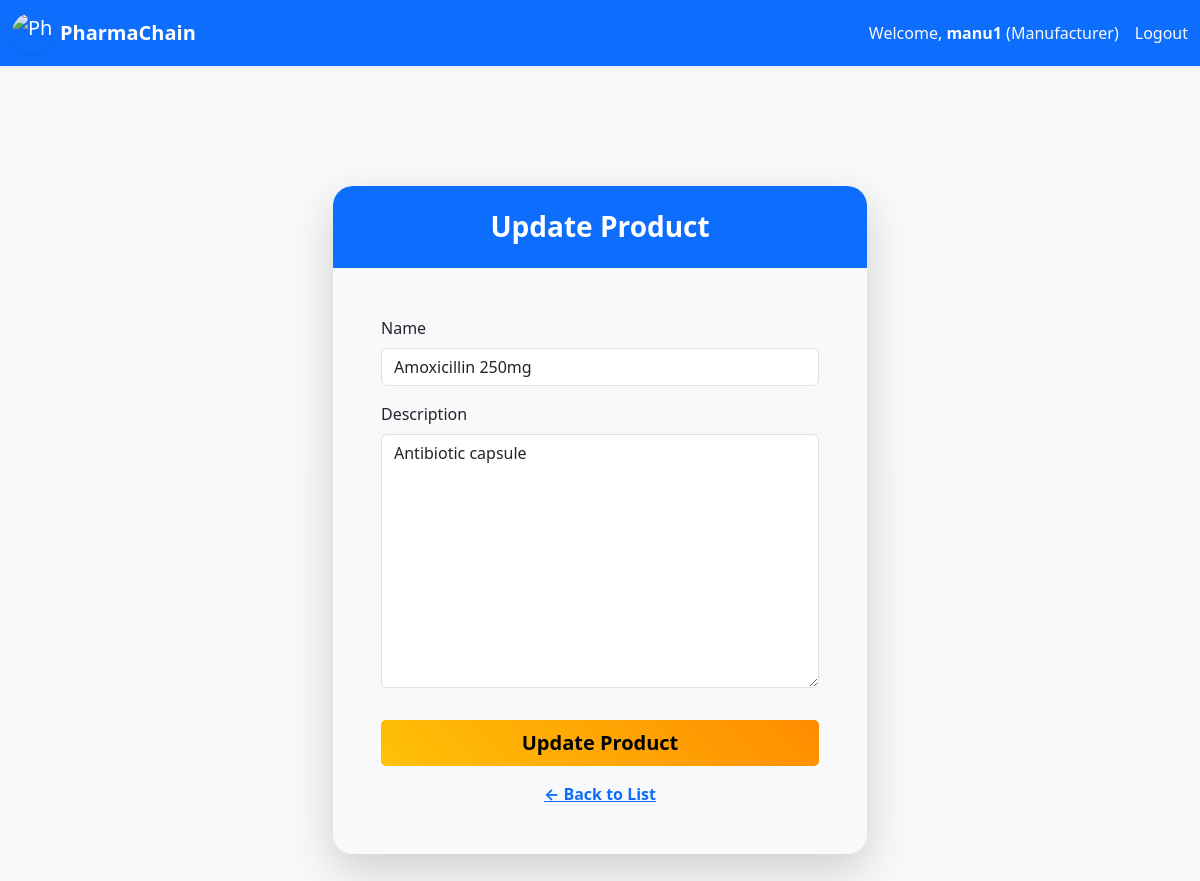
The app's page /products/2/update/ (signed in) with its own data.
### core/models.py (models this page shows, shortened)
class CustomUser(AbstractUser):
    ROLE_CHOICES = (
        ('admin', 'Admin'),
        ('supplier', 'Supplier'),
        ('manufacturer', 'Manufacturer'),
        ('wholesaler', 'Wholesaler'),
        ('distributor', 'Distributor'),
        ('customer', 'Customer'),
    )
    role = models.CharField(max_length=20, choices=ROLE_CHOICES)
    is_approved = models.BooleanField(default=False)  # Admin approves customers/stakeholders
    def __str__(self):
        return self.username

class Product(models.Model):
    name = models.CharField(max_length=255)
    description = models.TextField()
    created_by = models.ForeignKey(CustomUser, on_delete=models.CASCADE)
    created_at = models.DateTimeField(auto_now_add=True)

### core/views.py (the view)
# urls.py: path('products/<int:pk>/update/', views.product_update, name='product_update'),
@login_required
def product_update(request, pk):
    product = get_object_or_404(Product, pk=pk, created_by=request.user)
    if request.method == 'POST':
        form = ProductForm(request.POST, instance=product)
        if form.is_valid():
            form.save()
            messages.success(request, 'Product updated successfully!')
            return redirect('product_list')
    else:
        form = ProductForm(instance=product)
    return render(request, 'product_form.html', {'form': form, 'action': 'Update'})

### core/forms.py
class ProductForm(forms.ModelForm):
    class Meta:
        model = Product
        fields = ('name', 'description')

### templates/product_form.html (shortened to what this page needs)
{% extends 'base.html' %}
{% load static %}
{% load django_bootstrap5 %}
{% block content %}
<section class="bg-gradient text-white py-5" style="background: linear-gradient(135deg, #1e3c72 0%, #2a5298 100%); min-height: 100vh;">
    <div class="container py-5">
        <div class="row justify-content-center">
            <div class="col-lg-6">
                <div class="card border-0 shadow-lg animate__animated animate__fadeInUp" style="border-radius: 20px; overflow: hidden;">
                    <div class="card-header bg-primary text-white text-center py-4 border-0">
                        <h3 class="mb-0 fw-bold">{{ action }} Product</h3>
                    </div>
                    <div class="card-body p-5" style="background: #f8f9fa;">
                        <form method="post">
                            {% bootstrap_form form %}
                            <button type="submit" class="btn btn-warning btn-lg w-100 fw-bold mt-3">
                                {{ action }} Product
                            </button>
                        </form>
                        <div class="text-center mt-3">
                            <a href="{% url 'product_list' %}" class="text-primary fw-bold">← Back to List</a>
                        </div>
                    </div>
                </div>
            </div>
        </div>
    </div>
</section>
<link rel="stylesheet" href="https://cdnjs.cloudflare.com/ajax/libs/animate.css/4.1.1/animate.min.css"/>
<link href="https://cdn.jsdelivr.net/npm/bootstrap-icons@1.10.5/font/bootstrap-icons.css" rel="stylesheet">
{% endblock %}

### templates/base.html (shortened to what this page needs)
<!DOCTYPE html>
<html lang="en">
<head>
    {% load static %}
    {% load django_bootstrap5 %}
    <link href="https://cdn.jsdelivr.net/npm/bootstrap@5.3.0/dist/css/bootstrap.min.css" rel="stylesheet">
    <link href="{% static 'css/styles.css' %}" rel="stylesheet">
</head>
<body class="bg-light" data-user="{{ user }}">
    <nav class="navbar navbar-expand-lg navbar-dark bg-primary shadow-sm">
        <div class="container-fluid">
            <a class="navbar-brand d-flex align-items-center" href="{% url 'home' %}">
                <img src="https://media.istockphoto.com/id/1339280086/vector/capsule-cart-and-home-icon-logo-medicine-home-delivery-service-logo-concept.jpg?s=612x612&w=0&k=20&c=ST5kkcX2_6uZ8HcgB6uoCMh3XqmBkw0W1n0TlSk2q2A="
                     alt="PharmaChain"
                     width="40"
                     height="40"
                     class="rounded-pill me-2 shadow-sm">
                <span class="fw-bold">PharmaChain</span>
            </a>
            <div class="collapse navbar-collapse" id="navbarNav">
                <ul class="navbar-nav ms-auto align-items-center">
                    {% if user.is_authenticated %}
                        <li class="nav-item me-3">
                            <span class="navbar-text text-light">
                                Welcome, <strong>{{ user.username }}</strong> ({{ user.role|capfirst }})
                            </span>
                        </li>
                        <li class="nav-item">
                            <form method="post" action="{% url 'logout' %}" class="d-inline">
                                <button type="submit" class="nav-link btn btn-link text-light p-0 border-0 bg-transparent">
                                    Logout
                                </button>
                            </form>
                        </li>
                    {% endif %}
                </ul>
            </div>
        </div>
    </nav>
    <div class="container mt-4">
        {% block content %}
        {% endblock %}
    </div>
</body>
</html>

### static/css/styles.css (style rules this page uses)
body { background-color: #f8f9fa; }
.card { border-radius: 10px; }
.btn { border-radius: 5px; }

### templates/product_form.html (style rules this page uses)
.bg-gradient { background: linear-gradient(135deg, #1e3c72 0%, #2a5298 100%); }
.btn-warning { background: linear-gradient(45deg, #ffc107, #ff8c00); border: none; }

### records on screen
CustomUser: username "manu1", role "Manufacturer"
Product: name "Amoxicillin 250mg", description "Antibiotic capsule"

### other values on screen
{{ action }} "Update"
